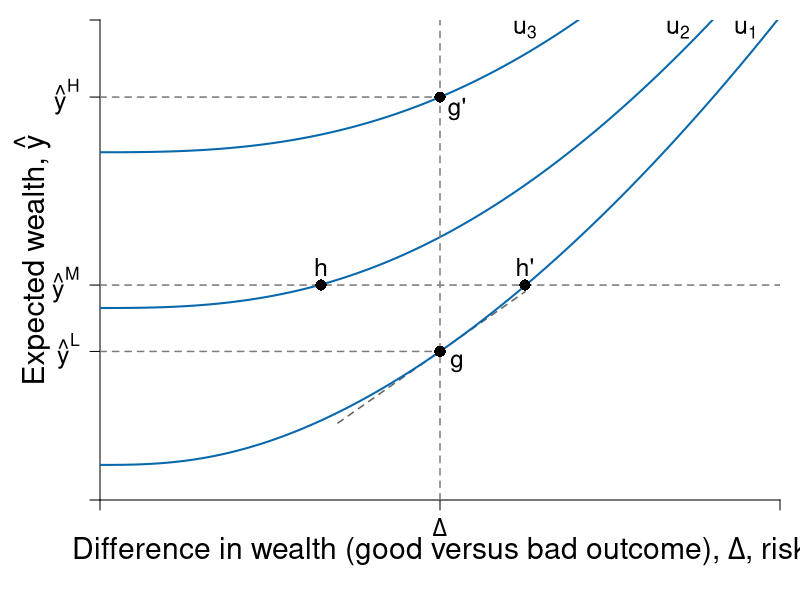

R code for this plot:
#' Graph Designer: Scott Cohn
#' Authors: Bowles and Halliday
#' Title: Coordination, Conflict and Competition: A Text in Microeconomics

# TODO Add points and labels 
# TODO Add tangets at points

library("shape")

pdf(file = "risk/risk_averse_dara_c.pdf", width = 9, height = 7)

# Set parameters for graphics
axislabelsize <- 1.8
labelsize <- 1.5
namesize <- 1.8
annotatesize <- 1.5
graphlinewidth <- 2
segmentlinewidth <- 1.5

COL <- c("#7fc97f", "#beaed4", "#fdc086", "#ffff99", "#386cb0", "#f0027f", "#bf5b17", "#666666")
COLA <- c("#e0f3db", "#99d8c9","#66c2a4","#41ae76", "#238b45", "#005824")
COLB <- c("#c6dbef", "#4eb3d3", "#2b8cbe", "#0868ac","#084081")
COLC <- c("#fcfbfd", "#efedf5", "#dadaeb", "#bcbddc", "#9e9ac8", "#807dba", "#6a51a3", "#54278f", "#3f007d")
grays <- gray.colors(25, start = 1, end = 0, alpha = 1)

a <- c(2, 4, 6)
par(mar =  c(5, 5, 1, 1))
xlims <- c(0, 10)
ylims <- c(0, 40)


u <- function(y, delta, a = 3.5, b = 0.1, c = 2){
  y^a - b * delta^c
}

indiff <- function(u, delta, a = 1.5, b = 0.5, c = 4){
  (u + b * delta^c )^(1/a)
}

slopeA <- function(g, slope1 = 0.25, slope2 = 0.08){
  slope1 + 2*slope2*g
}

indiffA2 <- function(g, intercept = 7.8, slope1 = 0.25, slope2 = 0.055){
  intercept  + slope1*g + slope2*g^2
}

slopeA2 <- function(g, slope1 = 0.25, slope2 = 0.055){
  slope1 + 2*slope2*g
}


slopeA3 <- function(g, slope1 = 0.25, slope2 = 0.01){
  slope1 + 2*slope2*g
}

tangentline <- function(b, m, x){
  m*x + b
}

#Plot command 
plot(0, 0, xlim = xlims, ylim = ylims, 
     type = "n",
     xlab = expression(paste("")),
     ylab = expression(paste("")), 
     axes = FALSE,
     cex.lab = axislabelsize, 
     bty = "n", 
     xaxs = "i", 
     yaxs = "i"
)

y1 <- indiff(5, 0.5*xlims[2], c = 2.7)
y2 <- indiff(64, 0.5*xlims[2], c = 2.7) - 4
y3 <- indiff(156, 0.5*xlims[2], c = 2.7)

ticksx <- c(0, 0.5*xlims[2], xlims[2])
xlabels <- c(NA, expression(paste(Delta)), NA)
ticksy <- c(0, y1, y2, y3, ylims[2])
ylabels <- c(NA, expression(paste(hat(y)^{L})), expression(paste(hat(y)^{M})), expression(paste(hat(y)^{H})), NA)

axis(1, at = ticksx, pos = 0, labels = xlabels, cex.axis = labelsize)
axis(2, at = ticksy, pos = 0, labels = ylabels, las = 1, cex.axis = labelsize)

#Axis labels and draw linear utility function
mtext(expression(paste("Difference in wealth (good versus bad outcome), ", Delta, ", risk")), side = 1, line = 2.5, cex = axislabelsize)
text(-1, 0.5*ylims[2], expression(paste("Expected wealth, ", hat(y))), xpd = TRUE, cex = axislabelsize, srt = 90) 

npts <- 500 
xx1 <- seq(xlims[1], xlims[2], length.out = npts)
xx2 <- seq(0.5*xlims[2] - 1.5, 0.5*xlims[2] + 1.25, length.out = npts)

# tangent lines
lines(xx2, tangentline(x = xx2, m = 3.97626, b = -7.500294), col = grays[22], lwd = segmentlinewidth, lty = 2)

# util curves
for (u in c(5, 64, 156) ) {
  lines(xx1, indiff(u, xx1, c = 2.7), col = COLB[4], lwd = graphlinewidth, lty = 1)  
}

# vertical delta segment
segments(0.5*xlims[2], 0, 0.5*xlims[2], ylims[2], col = grays[20], lwd = segmentlinewidth, lty = 2)

# horizontal segments
segments(0, y1, 0.5*xlims[2], y1, col = grays[20], lwd = segmentlinewidth, lty = 2)
segments(0, y2, indiff(5, 0.75*xlims[2], c = 2.7), y2, col = grays[20], lwd = segmentlinewidth, lty = 2)
segments(0, y3, 0.5*xlims[2], y3, col = grays[20], lwd = segmentlinewidth, lty = 2)

# points
points(0.5*xlims[2], y1, pch = 16, col = "black", cex = 1.5)
points(0.325*xlims[2], y2, pch = 16, col = "black", cex = 1.5)
points(0.625*xlims[2], y2, pch = 16, col = "black", cex = 1.5)
points(0.5*xlims[2], y3, pch = 16, col = "black", cex = 1.5)

# label points
text(0.5*xlims[2] + 0.25, y1 - 1, expression(paste(g)), cex = labelsize)
text(0.325*xlims[2], y2 + 1.5, expression(paste(h)), cex = labelsize)
text(0.625*xlims[2], y2 + 1.5, expression(paste("h'")), cex = labelsize)
text(0.5*xlims[2] + 0.25, y3 - 1, expression(paste("g'")), cex = labelsize)

# label indiff
text(0.95*xlims[2], 0.98*ylims[2], expression(paste(u[1])), cex = labelsize)
text(0.85*xlims[2], 0.98*ylims[2], expression(paste(u[2])), cex = labelsize)
text(0.625*xlims[2], 0.98*ylims[2], expression(paste(u[3])), cex = labelsize)

dev.off() 
